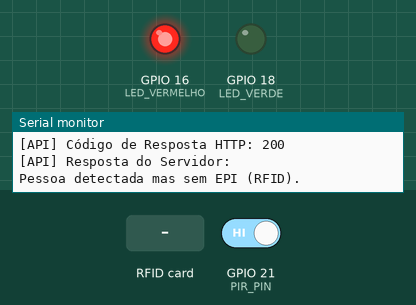
Simulated run of this sketch. Board: ESP32-S3. On the bench: output pins drawn as LEDs (lit = HIGH), the last lines printed to the serial monitor. The inputs (shaded band) are chosen by the test bench; at power-on: GPIO 21 (PIR_PIN) HIGH. WiFi joins after 1.5 s; servers stay silent unless stated; uploads are accepted with an empty reply.

Above: at 2.7 s.
2.8 s: RFID card 83 49 07 F7 held to the reader
At 4.9 s:
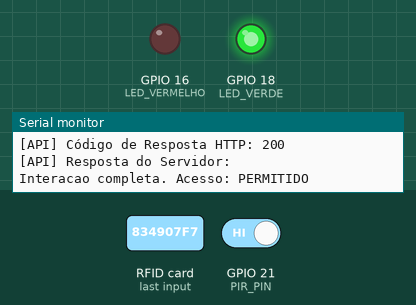
7.5 s: GPIO 21 (PIR_PIN) driven LOW
At 9.3 s:
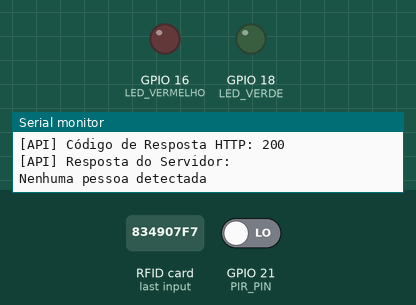
9.7 s: GPIO 21 (PIR_PIN) driven HIGH
At 11.4 s:
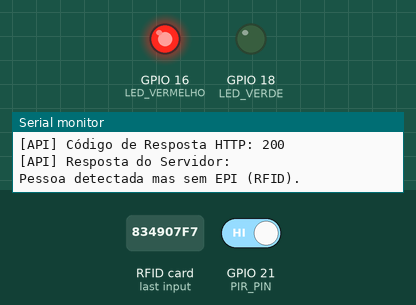
Timing chart, 0 to 12.9 s (numbered marks = the images above; inputs shaded):
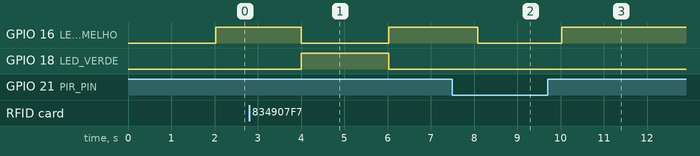

The sketch:

sketch_nov28a.ino
```cpp
/*
  Sketch ESP32-S3 adaptado para enviar leituras ao servidor Banco-IoT
  - Mantém toda a lógica de percepção (PIR + MFRC522) igual ao seu código
  - Gera JSON compatível com o endpoint POST /leituras do servidor
  - Não altera lógica de decisão (acesso permitido/negado)

  Variáveis a ajustar: ssid, password, serverUrl
*/

#include <SPI.h>
#include <MFRC522.h>
#include <WiFi.h>
#include <HTTPClient.h>
#include <string.h>
#include <ctype.h>
#include <strings.h>

// ==========================================================
// CONFIGURAÇÃO DE REDE
// ==========================================================
const char* ssid = "Guga";
const char* password = "seila1234";
// Aponte para o servidor onde o Banco-IoT está rodando
const char* serverUrl = "http://10.0.12.191:5000/leituras";

// ==========================================================
// DEFINIÇÕES DO HARDWARE
// ==========================================================
#define SS_PIN 5
#define RST_PIN 4
#define PIR_PIN 21
#define LED_VERMELHO 16
#define LED_VERDE 18

// UID Válido (exemplo)
const char* UID_VALIDO_CHAR = "83 49 07 F7";

MFRC522 mfrc522(SS_PIN, RST_PIN);

// Controle de tempo não-bloqueante
static unsigned long lastInteractionTime = 0;
const unsigned long MIN_INTERACTION_DELAY = 2000; // 2 segundos

// Buffer para UID lido
char uidLido[25] = "";

// Variáveis locais que substituem propriedades do Arduino Cloud
bool haPresencaLocal = false;
bool acessoPermitidoLocal = false;
String tagUIDLocal = "---";

// ==========================================================
// FUNÇÕES AUXILIARES DE LEDS
// ==========================================================
void setLEDs(bool redState, bool greenState) {
  digitalWrite(LED_VERMELHO, redState ? HIGH : LOW);
  digitalWrite(LED_VERDE, greenState ? HIGH : LOW);
}
void ledVerde()    { setLEDs(false, true); }
void ledVermelho() { setLEDs(true, false); }
void ledOff()      { setLEDs(false, false); }


// ==========================================================
// FUNÇÕES DE REDE
// ==========================================================
void connectToWiFi() {
  Serial.print("[WIFI] Conectando a ");
  Serial.println(ssid);
  WiFi.begin(ssid, password);

  int attempts = 0;
  while (WiFi.status() != WL_CONNECTED && attempts < 40) {
    delay(500);
    Serial.print(".");
    attempts++;
  }

  if (WiFi.status() == WL_CONNECTED) {
    Serial.println("\n[WIFI] Conectado!");
    Serial.print("[WIFI] Endereço IP: ");
    Serial.println(WiFi.localIP());
  } else {
    Serial.println("\n[WIFI] Falha na conexão Wi-Fi inicial. Reiniciando...");
    delay(5000);
    ESP.restart();
  }
}

void ensureWiFiConnected() {
  if (WiFi.status() != WL_CONNECTED) {
    Serial.println("[WIFI] Conexão perdida. Tentando reconectar...");
    WiFi.disconnect();
    WiFi.begin(ssid, password);
    int attempts = 0;
    while (WiFi.status() != WL_CONNECTED && attempts < 10) {
      delay(200);
      attempts++;
    }
  }
}


// ==========================================================
// FUNÇÃO DE ENVIO DE DADOS
// Gera JSON com as keys: presenca (boolean), acesso (boolean), uid_tag (string)
// ==========================================================
void sendDataToAPI(bool presenca, bool acesso_permitido, const char* uid) {
  ensureWiFiConnected();
  if (WiFi.status() != WL_CONNECTED) {
    Serial.println("[API] Falha de conexão Wi-Fi. Cancelando envio de dados.");
    return;
  }

  HTTPClient http;
  http.begin(serverUrl);
  http.addHeader("Content-Type", "application/json");
  http.setTimeout(5000);

  String jsonPayload;
  jsonPayload.reserve(128);
  jsonPayload = "{";
  // presenca como booleano (true/false)
  jsonPayload += "\"presenca\":";
  jsonPayload += (presenca ? "true" : "false");
  jsonPayload += ",";
  // acesso como booleano
  jsonPayload += "\"acesso\":";
  jsonPayload += (acesso_permitido ? "true" : "false");
  jsonPayload += ",";
  // uid_tag sempre string
  jsonPayload += "\"uid_tag\":";
  if (uid != nullptr && strlen(uid) > 0) {
    // escapando aspas se necessário (simples)
    String s = String(uid);
    s.replace("\"", "\\\"");
    jsonPayload += "\"" + s + "\"";
  } else {
    jsonPayload += "\"N/A\"";
  }
  jsonPayload += "}";

  Serial.print("[API] Enviando JSON: ");
  Serial.println(jsonPayload);

  int httpResponseCode = http.POST(jsonPayload);

  if (httpResponseCode > 0) {
    Serial.printf("[API] Código de Resposta HTTP: %d\n", httpResponseCode);
    String response = http.getString();
    Serial.println("[API] Resposta do Servidor: " + response);
  } else {
    Serial.printf("[API] Erro na Requisição HTTP. Código: %d. Mensagem: %s\n",
                  httpResponseCode, http.errorToString(httpResponseCode).c_str());
  }

  http.end();
}


void setup() {
  Serial.begin(115200);
  while (!Serial) ;
  connectToWiFi();

  SPI.begin();
  mfrc522.PCD_Init();

  pinMode(PIR_PIN, INPUT);
  pinMode(LED_VERMELHO, OUTPUT);
  pinMode(LED_VERDE, OUTPUT);
  ledOff();

  Serial.println("--- SISTEMA INICIADO ---");
}


void loop() {
  // Lógica de delay não-bloqueante
  if (millis() - lastInteractionTime < MIN_INTERACTION_DELAY) {
    return;
  }
  lastInteractionTime = millis();

  // 1. LEITURA DO SENSOR DE PRESENÇA (PIR)
  int presenceState = digitalRead(PIR_PIN);
  // Debounce
  if (presenceState == LOW) {
    delay(80);
    presenceState = digitalRead(PIR_PIN);
  }

  if (presenceState == LOW) {
    ledOff();
    haPresencaLocal = false;
    acessoPermitidoLocal = false;
    tagUIDLocal = "---";
    // Envia status para API (sem tag)
    sendDataToAPI(false, false, "");
    Serial.println("Nenhuma pessoa detectada");
    return;
  }

  // SE HÁ PRESENÇA
  haPresencaLocal = true;
  bool isTagPresent = mfrc522.PICC_IsNewCardPresent();
  bool accessGranted = false;
  uidLido[0] = '\0';

  if (isTagPresent && mfrc522.PICC_ReadCardSerial()) {
    int pos = 0;
    for (byte i = 0; i < mfrc522.uid.size; i++) {
      pos += sprintf(&uidLido[pos], "%s%02X", (i == 0 ? "" : " "), mfrc522.uid.uidByte[i]);
    }

    if (strcasecmp(uidLido, UID_VALIDO_CHAR) == 0) {
      accessGranted = true;
      ledVerde();
    } else {
      accessGranted = false;
      ledVermelho();
    }

    mfrc522.PICC_HaltA();
    mfrc522.PCD_StopCrypto1();

    acessoPermitidoLocal = accessGranted;
    tagUIDLocal = String(uidLido);
    // Envia leitura com tag
    sendDataToAPI(true, acessoPermitidoLocal, uidLido);

    Serial.print("Interacao completa. Acesso: ");
    Serial.println(accessGranted ? "PERMITIDO" : "NEGADO");
  } else {
    // Pessoa detectada, mas sem Tag
    accessGranted = false;
    ledVermelho();
    acessoPermitidoLocal = accessGranted;
    tagUIDLocal = "SEM TAG";
    sendDataToAPI(true, acessoPermitidoLocal, "");
    Serial.println("Pessoa detectada mas sem EPI (RFID).");
  }
}
```

Measured:
- after the input at 2.8 s, GPIO 16 (LED_VERMELHO): HIGH → LOW after 1.2 s, → HIGH 2.0 s later; GPIO 18 (LED_VERDE): LOW → HIGH after 1.2 s, → LOW 2.0 s later
- after the input at 7.5 s, GPIO 16 (LED_VERMELHO): HIGH → LOW after 0.58 s
- after the input at 9.7 s, GPIO 16 (LED_VERMELHO): LOW → HIGH after 0.33 s
